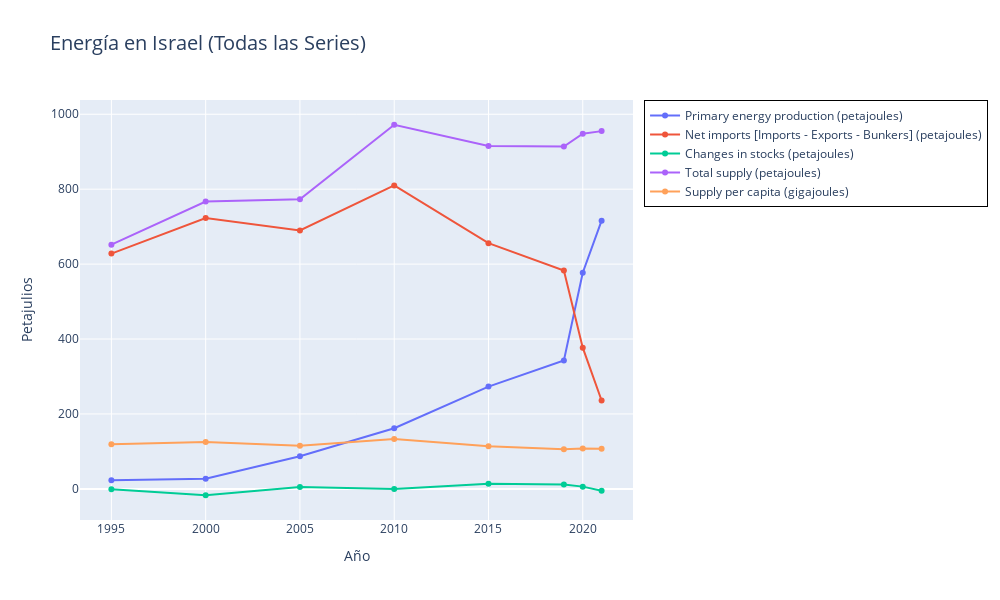

Notebook code cell kept with this figure:
### Code cell
# Grafica comparativa del país
fig2 = go.Figure()

for serie in pais_data['Series'].unique():
    datos_serie = pais_data[pais_data['Series'] == serie]
    fig2.add_trace(go.Scatter(x=datos_serie['Year'], y=datos_serie['Value'], 
                             mode='lines+markers', name=serie))

fig2.update_layout(
    height=600, 
    width=1000, 
    title_text=f"Energía en {pais} (Todas las Series)",
    title_font_size=20,  # Jerarquía
    xaxis_title="Año",
    yaxis_title="Petajulios",
    legend=dict(
        orientation="v",
        bordercolor="Black",
        borderwidth=1
    )    
)
fig2.show()

### Figure 1 — Plotly figure (JSON) as saved in the notebook; plotly's stock layout.template omitted (floating-point values rounded to 4 significant figures)
{"data": [{"mode": "lines+markers", "name": "Primary energy production (petajoules)", "type": "scatter", "x": [1995, 2000, 2005, 2010, 2015, 2019, 2020, 2021], "y": [23.0, 27.0, 87.0, 162.0, 273.0, 343.0, 577.0, 716.0]}, {"mode": "lines+markers", "name": "Net imports [Imports - Exports - Bunkers] (petajoules)", "type": "scatter", "x": [1995, 2000, 2005, 2010, 2015, 2019, 2020, 2021], "y": [628.0, 723.0, 690.0, 810.0, 656.0, 583.0, 377.0, 236.0]}, {"mode": "lines+markers", "name": "Changes in stocks (petajoules)", "type": "scatter", "x": [1995, 2000, 2005, 2010, 2015, 2019, 2020, 2021], "y": [-1.0, -17.0, 5.0, 0.0, 14.0, 12.0, 6.0, -5.0]}, {"mode": "lines+markers", "name": "Total supply (petajoules)", "type": "scatter", "x": [1995, 2000, 2005, 2010, 2015, 2019, 2020, 2021], "y": [652.0, 767.0, 773.0, 972.0, 915.0, 914.0, 948.0, 955.0]}, {"mode": "lines+markers", "name": "Supply per capita (gigajoules)", "type": "scatter", "x": [1995, 2000, 2005, 2010, 2015, 2019, 2020, 2021], "y": [119.0, 125.0, 115.0, 133.0, 114.0, 106.0, 108.0, 107.0]}], "layout": {"height": 600, "legend": {"bordercolor": "Black", "borderwidth": 1, "orientation": "v"}, "title": {"font": {"size": 20}, "text": "Energía en Israel (Todas las Series)"}, "width": 1000, "xaxis": {"title": {"text": "Año"}}, "yaxis": {"title": {"text": "Petajulios"}}}}
